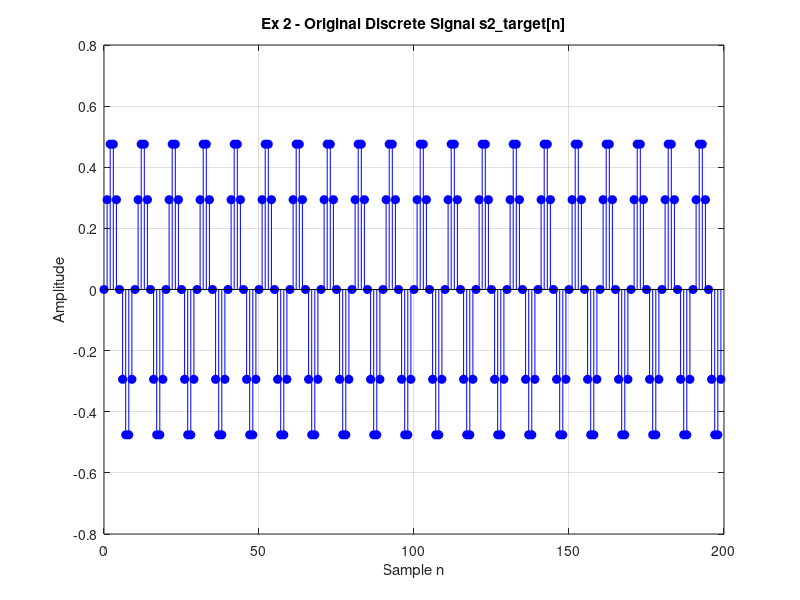
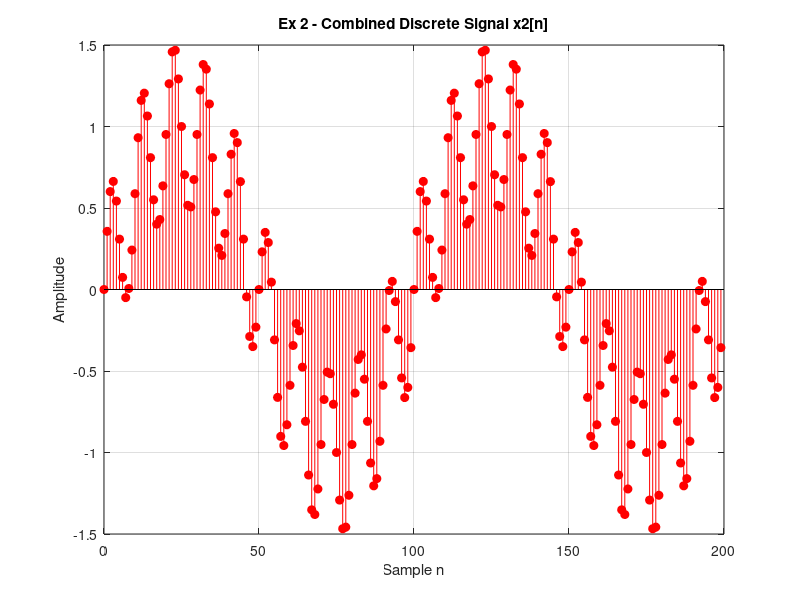
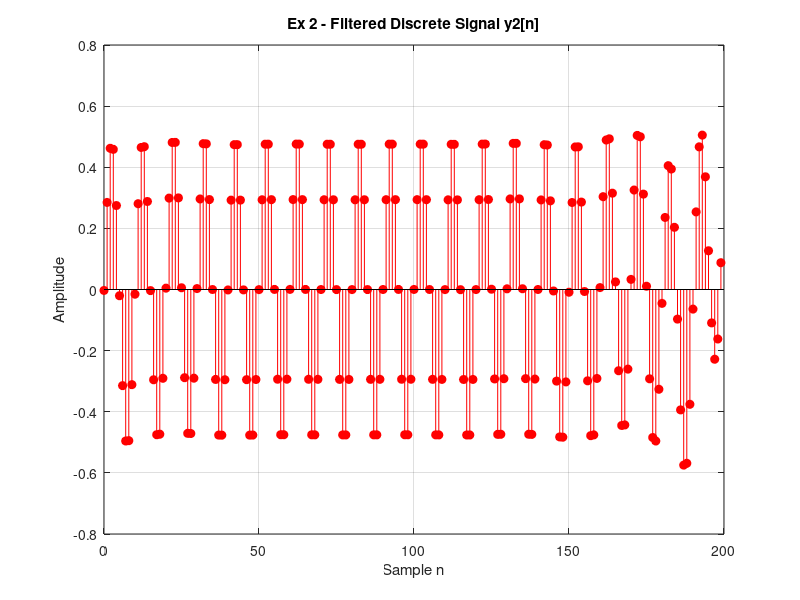
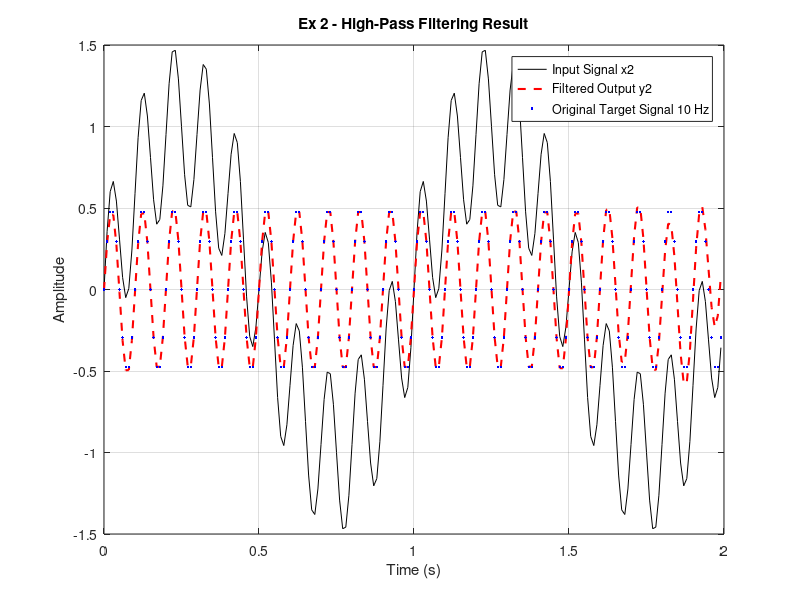

Write MATLAB code to recreate these figures, in order.

clc; 
clear; 
close all;

% 1. กำหนดพารามิเตอร์และสัญญาณ
fs = 100;
T = 1/fs;
N = 200;
n = 0:N-1;
t = n * T;

noise = sin(2*pi*1*t);                % Noise ความถี่ต่ำ 1 Hz
s2 = 0.5*sin(2*pi*10*t);    % สัญญาณหลักความถี่สูง 10 Hz
x2 = noise + s2 ;               % สัญญาณผสม

% 2. กรองสัญญาณด้วย High-Pass Filter
fc = 3;
[b, a] = butter(4, fc/(fs/2), 'high');
y2 = filtfilt(b, a, x2);

% Figure 1: สัญญาณต้นฉบับแบบ Discrete
figure(1);
stem(n, s2, 'b', 'filled');
title('Ex 2 - Original Discrete Signal s2\_target[n]');
xlabel('Sample n');
ylabel('Amplitude');
grid on;

% Figure 2: สัญญาณผสมแบบ Discrete
figure(2);
stem(n, x2, 'r', 'filled');
title('Ex 2 - Combined Discrete Signal x2[n]');
xlabel('Sample n');
ylabel('Amplitude');
grid on;

% Figure 3: สัญญาณหลังกรองแบบ Discrete
figure(3);
stem(n, y2, 'r', 'filled');
title('Ex 2 - Filtered Discrete Signal y2[n]');
xlabel('Sample n');
ylabel('Amplitude');
grid on;

% Figure 4: เปรียบเทียบสัญญาณแบบกราฟเส้นต่อเนื่อง
figure(4);
plot(t, x2, 'k');
hold on;
plot(t, y2, 'r--', 'LineWidth', 1.5);
plot(t, s2, 'b.', 'LineWidth', 1.5);
hold off;
title('Ex 2 - High-Pass Filtering Result');
legend('Input Signal x2', 'Filtered Output y2', ...
    'Original Target Signal 10 Hz');
xlabel('Time (s)');
ylabel('Amplitude');
grid on;
